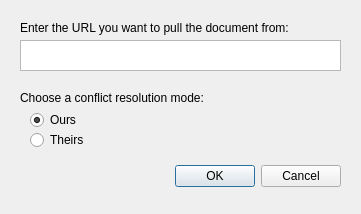
<?xml version="1.0" encoding="UTF-8"?>
<ui version="4.0">
 <class>PullUrlDialog</class>
 <widget class="QDialog" name="PullUrlDialog">
  <property name="geometry">
   <rect>
    <x>0</x>
    <y>0</y>
    <width>361</width>
    <height>214</height>
   </rect>
  </property>
  <property name="windowTitle">
   <string>Pull URL</string>
  </property>
  <property name="modal">
   <bool>true</bool>
  </property>
  <widget class="QDialogButtonBox" name="buttonBox">
   <property name="geometry">
    <rect>
     <x>30</x>
     <y>160</y>
     <width>311</width>
     <height>32</height>
    </rect>
   </property>
   <property name="orientation">
    <enum>Qt::Horizontal</enum>
   </property>
   <property name="standardButtons">
    <set>QDialogButtonBox::Cancel|QDialogButtonBox::Ok</set>
   </property>
  </widget>
  <widget class="QPlainTextEdit" name="url">
   <property name="geometry">
    <rect>
     <x>20</x>
     <y>40</y>
     <width>321</width>
     <height>31</height>
    </rect>
   </property>
   <property name="maximumSize">
    <size>
     <width>16777215</width>
     <height>80</height>
    </size>
   </property>
  </widget>
  <widget class="QLabel" name="label">
   <property name="geometry">
    <rect>
     <x>20</x>
     <y>20</y>
     <width>341</width>
     <height>16</height>
    </rect>
   </property>
   <property name="text">
    <string>Enter the URL you want to pull the document from:</string>
   </property>
  </widget>
  <widget class="QLabel" name="label2">
   <property name="geometry">
    <rect>
     <x>20</x>
     <y>90</y>
     <width>251</width>
     <height>16</height>
    </rect>
   </property>
   <property name="text">
    <string>Choose a conflict resolution mode:</string>
   </property>
  </widget>
  <widget class="QRadioButton" name="ours">
   <property name="geometry">
    <rect>
     <x>30</x>
     <y>110</y>
     <width>91</width>
     <height>20</height>
    </rect>
   </property>
   <property name="toolTip">
    <string>Conflicting parts of the document will be resolved by favoring the local version.</string>
   </property>
   <property name="text">
    <string>Ours</string>
   </property>
   <property name="checked">
    <bool>true</bool>
   </property>
  </widget>
  <widget class="QRadioButton" name="theirs">
   <property name="geometry">
    <rect>
     <x>30</x>
     <y>130</y>
     <width>103</width>
     <height>20</height>
    </rect>
   </property>
   <property name="toolTip">
    <string>Conflicting parts of the document will be resolved by favoring the remote version.</string>
   </property>
   <property name="text">
    <string>Theirs</string>
   </property>
  </widget>
 </widget>
 <resources/>
 <connections>
  <connection>
   <sender>buttonBox</sender>
   <signal>accepted()</signal>
   <receiver>PullUrlDialog</receiver>
   <slot>accept()</slot>
   <hints>
    <hint type="sourcelabel">
     <x>248</x>
     <y>254</y>
    </hint>
    <hint type="destinationlabel">
     <x>157</x>
     <y>274</y>
    </hint>
   </hints>
  </connection>
  <connection>
   <sender>buttonBox</sender>
   <signal>rejected()</signal>
   <receiver>PullUrlDialog</receiver>
   <slot>reject()</slot>
   <hints>
    <hint type="sourcelabel">
     <x>316</x>
     <y>260</y>
    </hint>
    <hint type="destinationlabel">
     <x>286</x>
     <y>274</y>
    </hint>
   </hints>
  </connection>
 </connections>
</ui>
